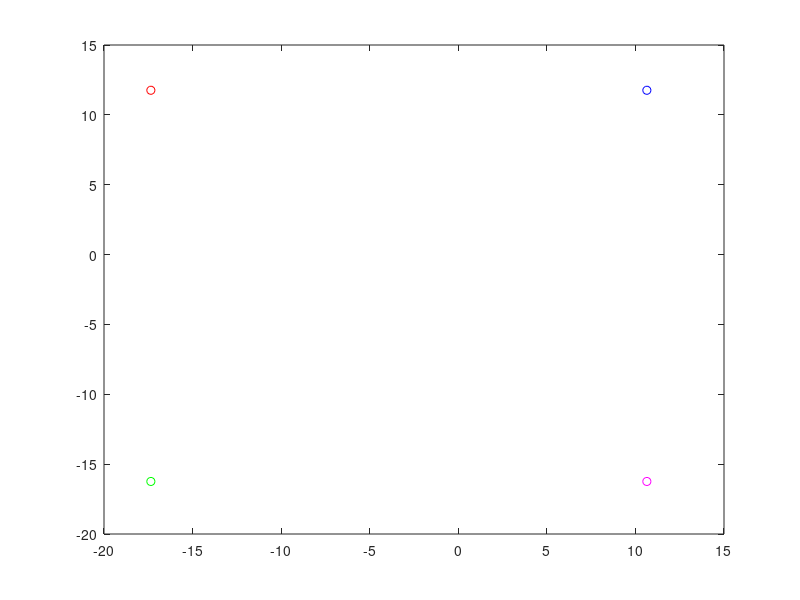
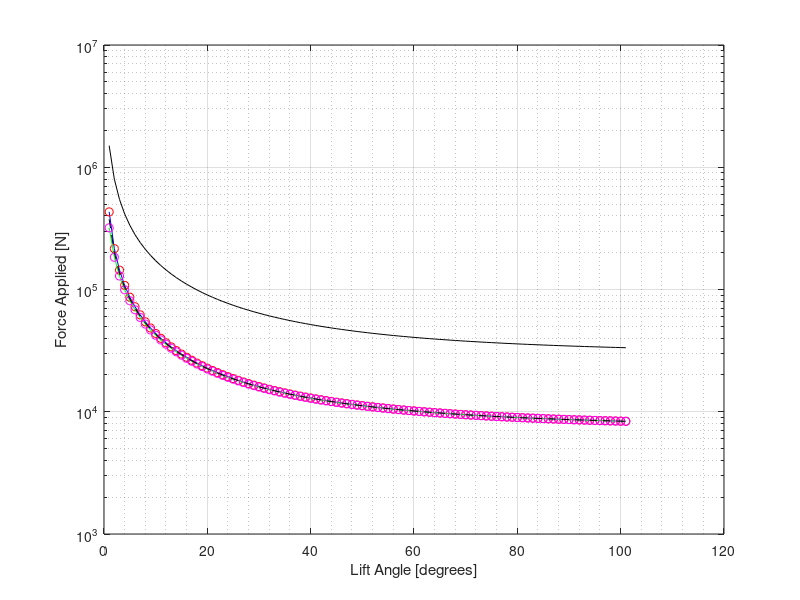

These charts were generated, in order, by the following MATLAB code:
clear; close all; %clc; 
Length = 106.5;
Width = 55.5;
Height = 144.65;
Mass = 28732;
Origin = [-3.11250000000000,-2.06666666666667,165.060833333333];
CoG = [-3.35519455659195,-2.23983711541139,146.485848009188];
LiftPoints = [10.6448054434080,11.7601628845886,163.940000000000;...
    -17.3551945565920,11.7601628845886,163.940000000000;...
    -17.3551945565920,-16.2398371154114,163.590000000000;...
    10.6448054434080,-16.2398371154114,163.590000000000];
plot(LiftPoints(1,1),LiftPoints(1,2),'bo')
hold on
plot(LiftPoints(2,1),LiftPoints(2,2),'ro')
plot(LiftPoints(3,1),LiftPoints(3,2),'go')
plot(LiftPoints(4,1),LiftPoints(4,2),'mo')
b = max(LiftPoints(:,1))-min(LiftPoints(:,1));
b1 = abs(CoG(1)-LiftPoints(1,1));
b2 = abs(LiftPoints(2,1)-CoG(1));
b3 = abs(CoG(1)-LiftPoints(3,1));
b4 = abs(LiftPoints(4,1)-CoG(1));
h = max(LiftPoints(:,2))-min(LiftPoints(:,2));
h1 = abs(CoG(2)-LiftPoints(1,2));
h2 = abs(LiftPoints(2,2)-CoG(2));
h3 = abs(CoG(2)-LiftPoints(3,2));
h4 = abs(LiftPoints(4,2)-CoG(2));



WA = Mass*(h2/h)*(b2/b);
WB = Mass*(b1/b)*(h2/h);
WC = Mass*(h1/h)*(b1/b);
WD = Mass*(b2/b)*(h1/h);

idx = 0;
x = 1:1:101;
for i = x
    idx = idx+1;
    H = max(LiftPoints(:,3)) + i;
    H1 = H-LiftPoints(1,3);
    H2 = H-LiftPoints(2,3);
    H3 = H-LiftPoints(3,3);
    H4 = H-LiftPoints(4,3);
    theta1(idx) = atan(H1/sqrt((Length/2)^2 + (Width/2)^2));
    theta2(idx) = atan(H2/sqrt((Length/2)^2 + (Width/2)^2));
    theta3(idx) = atan(H3/sqrt((Length/2)^2 + (Width/2)^2));
    theta4(idx) = atan(H4/sqrt((Length/2)^2 + (Width/2)^2));
    Fs1(idx) = abs(WA/(sin(theta1(idx))));
    Fs2(idx) = abs(WD/(sin(theta2(idx))));
    Fs3(idx) = abs(WC/(sin(theta3(idx))));
    Fs4(idx) = abs(WB/(sin(theta4(idx))));
    Favg(idx) = mean([Fs1(idx) Fs2(idx) Fs3(idx) Fs4(idx)]);

end
Ftot = (Fs1+Fs2+Fs3+Fs4);
Ftot(end)
figure
semilogy(x,Fs1,'b-')
hold on
semilogy(x,Fs2,'ro')
semilogy(x,Fs3,'g-')
semilogy(x,Fs4,'mo')
semilogy(x,Favg,'k--')
semilogy(x,Ftot,'k-')
xlabel('Lift Angle [degrees]')
ylabel('Force Applied [N]')
grid on
grid minor
% [(Fs1+Fs2+Fs3+Fs4)/Mass;rad2deg(theta1);rad2deg(theta2);rad2deg(theta3);rad2deg(theta4)]'
